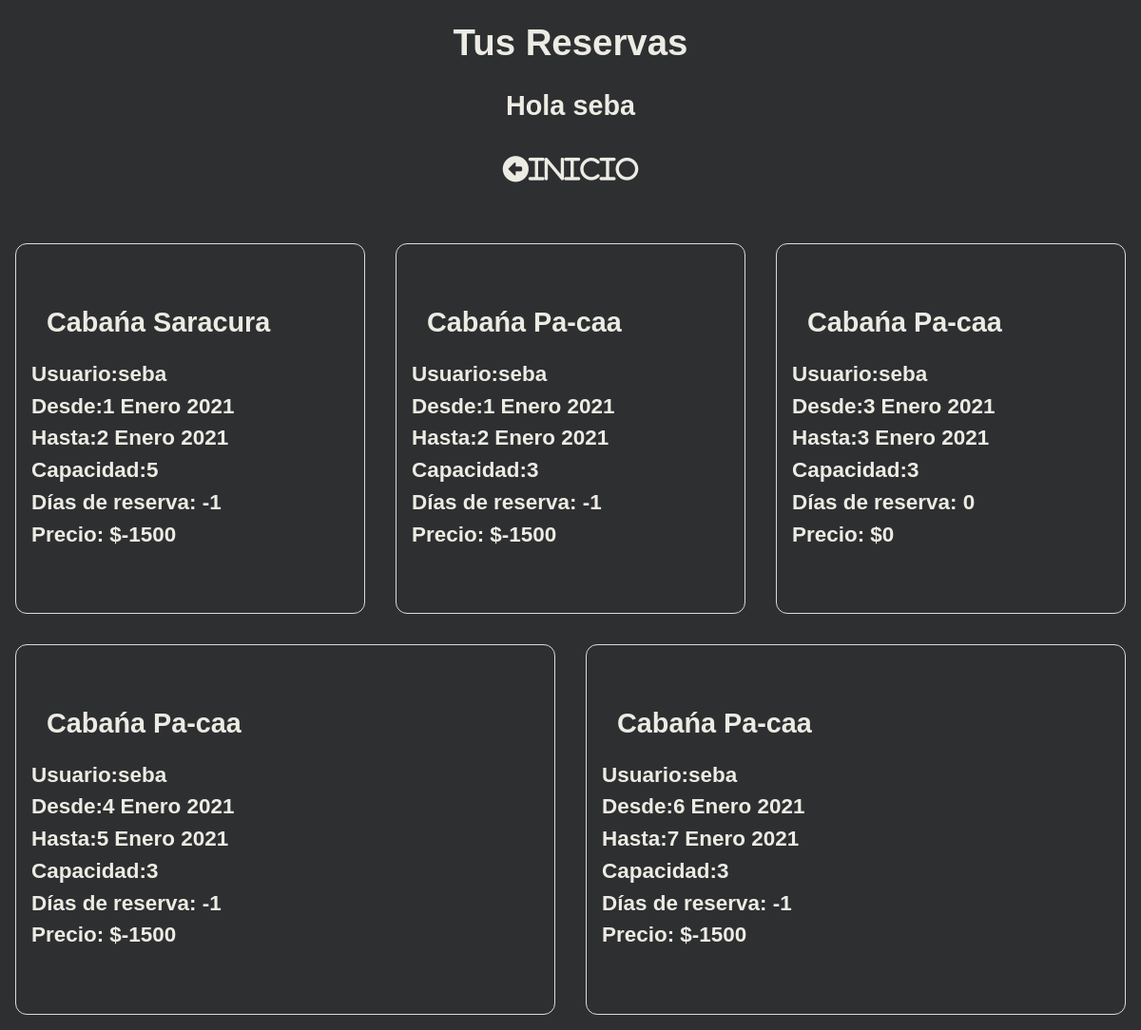
Page /booking_list (signed in) on the committed database.
### hotel/models.py (models this page shows, shortened)
class Booking(models.Model):
    user=models.ForeignKey(settings.AUTH_USER_MODEL, on_delete=models.CASCADE)
    apartment=models.ForeignKey(Apartment, on_delete=models.CASCADE)
    check_in=models.DateField(("Ingreso"), auto_now=False, auto_now_add=False)
    check_out=models.DateField(("Egreso"), auto_now=False, auto_now_add=False)
    def get_dias(self):
        reserva= (self.check_in - self.check_out)
        return reserva.days
    def get_total(self):
        precio_unit = self.apartment.precio
        reserva= (self.check_in - self.check_out)
        total= (reserva.days * precio_unit)
        return total
    def get_cancel_booking_url(self):
        return reverse_lazy('hotel:CancelBooking', args=[self.pk] )

class Apartment(models.Model):
    APARTMENT_CATEGORIES=(
        ('Saracura', 'Saracura'),
        ('Pa-caa', 'Pa-caa'),
    )
    number=models.IntegerField()
    category=models.CharField(max_length=10, choices=APARTMENT_CATEGORIES)
    rooms=models.IntegerField()
    beds=models.IntegerField()
    capacity=models.IntegerField()
    kitchen=models.BooleanField(default=False)
    garden=models.BooleanField(default=False)
    barbecue=models.BooleanField(default=False)
    garage=models.BooleanField(default=False)
    precio=models.IntegerField()
    description=models.CharField(max_length=500)
    front_img=models.ImageField(upload_to='hotel/static/hotel/images')
    gallery=models.ImageField(upload_to='hotel/static/hotel/images')

### hotel/views.py (the view)
# urls.py: path('booking_list', BookingList.as_view(), name='BookingList'),
class BookingList(ListView):
    model=Booking
    def get_queryset(self, *args, **kwargs):
        if self.request.user.is_staff:
            booking_list = Booking.objects.all()
            return booking_list
        else:
            booking_list= Booking.objects.filter(user=self.request.user)
            return booking_list

### hotel/templates/hotel/booking_list.html (shortened to what this page needs)
{% load static %}
<!DOCTYPE html>
<html lang="es">
<head>
    <link rel="stylesheet" href="{% static 'hotel/css/bookings.css' %}">
</head>
<body>
    <div class="content">
        <div class="headings">
            <h1> Tus Reservas</h1>
            <h2>Hola {{ user }}</h2>
        </div>
        <div class="home">
            <div class="home">
                <a href="{% url 'hotel:ApartmentList' %}"><i class="fas fa-arrow-alt-circle-left">Inicio</i></a>
            </div>
        </div>
        <div class="bookings">
            {% for booking in booking_list %}
            <div class="booking">
                <div class="category">
                    <h2>Cabańa {{booking.apartment.category}}</h2>
                </div>
                <div class="form">
                    <h3> Usuario:{{booking.user}}</h3>
                </div>
                <div class="form">
                    <h3> Desde:{{booking.check_in}}</h3>
                </div>
                <div class="form">
                    <h3> Hasta:{{booking.check_out}}</h3>
                </div>
                <div class="form">
                    <h3> Capacidad:{{booking.apartment.capacity}}</h3>
                </div>
                <div class="form">
                    <h3> Días de reserva: {{booking.get_dias}}</h3>
                </div>
                <div class="form">
                    <h3> Precio: ${{booking.get_total}}</h3>
                </div>
                <div class="cancel"><a href="{{ booking.get_cancel_booking_url }}" class="invisible"><i class="far fa-2x fa-times-circle">Cancelar Reserva</i></a></div>
            </div>
            {% endfor %}
        </div>
    </div>
</body>
</html>

### hotel/static/hotel/css/bookings.css (style rules this page uses)
* { padding: 0; margin: 0; box-sizing: border-box; }
body { font-family: sans-serif; background-color: rgb(46, 47, 48); color: rgb(236, 235, 228); line-height: 1.5; font-size: 1.2rem; text-align: center; }
.content { display: flex; flex-direction: column; }
.headings { flex: 1.5; }
.home { flex: 0.1; }
.bookings { margin-top: 2rem; flex: 1; display: flex; flex-direction: row; flex-wrap: wrap; justify-content: space-evenly; }
.booking { flex: 1; max-width: 200vw; min-width: 20rem; text-align: left; border: 1px solid #dbdbdb; padding: 1rem; border-radius: 0.75rem; margin: 1rem; }
a i { margin: 1rem; color: rgb(236, 235, 228); text-decoration: none; }
.home a i { font-size: 1.7rem; }
h1, h2 { margin: 1rem; }

### rows in the picture
Booking: apartment.category "Saracura", user "seba", check_in "1 Enero 2021", check_out "2 Enero 2021", apartment.capacity "5", get_dias "-1", get_total "-1500"
Booking: apartment.category "Pa-caa", user "seba", check_in "1 Enero 2021", check_out "2 Enero 2021", apartment.capacity "3", get_dias "-1", get_total "-1500"
Booking: apartment.category "Pa-caa", user "seba", check_in "3 Enero 2021", check_out "3 Enero 2021", apartment.capacity "3", get_dias "0", get_total "0"
Booking: apartment.category "Pa-caa", user "seba", check_in "4 Enero 2021", check_out "5 Enero 2021", apartment.capacity "3", get_dias "-1", get_total "-1500"
Booking: apartment.category "Pa-caa", user "seba", check_in "6 Enero 2021", check_out "7 Enero 2021", apartment.capacity "3", get_dias "-1", get_total "-1500"

### other values in the picture
{{ user }} "seba"
